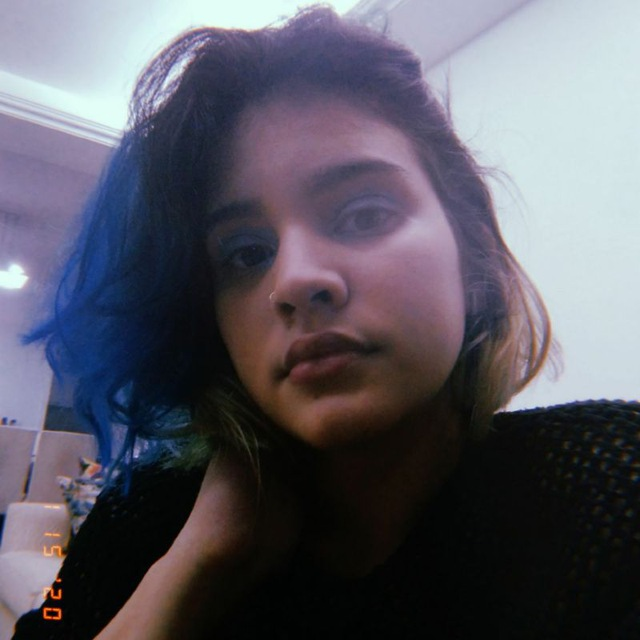
#> input picture photo.jpeg, 640 x 640 px
$ python photo_contour.py
#> lines starting #> are read from the running program, lines starting #| are printed output that depends on the picture
#!/usr/bin/env python3
import imageio
import numpy as np
import matplotlib.pyplot as plt

filename = input("photo name:\t")
#> the answer given: photo.jpeg
image = imageio.imread(filename)
#> image is the input picture: shape (640, 640, 3); mean R, G, B 91.3, 89.8, 100.6

image = image / image.max(axis=(0, 1, 2))

bw_image = (image[:, :, 0] + image[:, :, 1] + image[:, :, 2])/(3.)
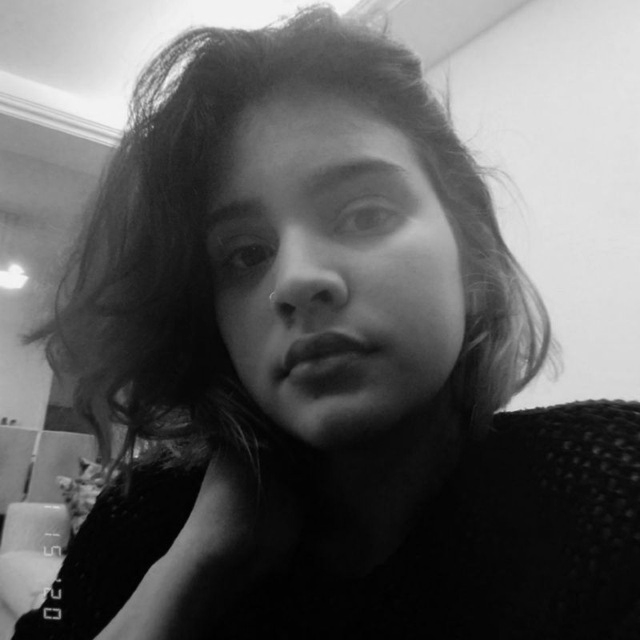
#> bw_image: shape (640, 640) float64; min 0, max 0.966, mean 0.368

grad_image = np.zeros_like(bw_image)
for i in range(1, bw_image.shape[0]-1):
    for j in range(1, bw_image.shape[1]-1):
        grad_image[i, j] = ((bw_image[i+1, j] - bw_image[i-1, j])**2 +
                            (bw_image[i, j+1] - bw_image[i, j-1])**2)**0.5
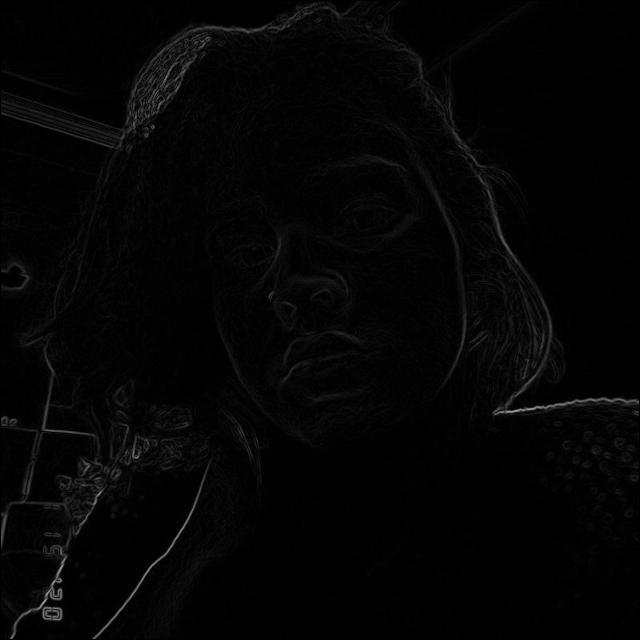
#> grad_image: shape (640, 640) float64; min 0, max 0.673, mean 0.0191

plt.imshow(grad_image, cmap='gray')
plt.show()
